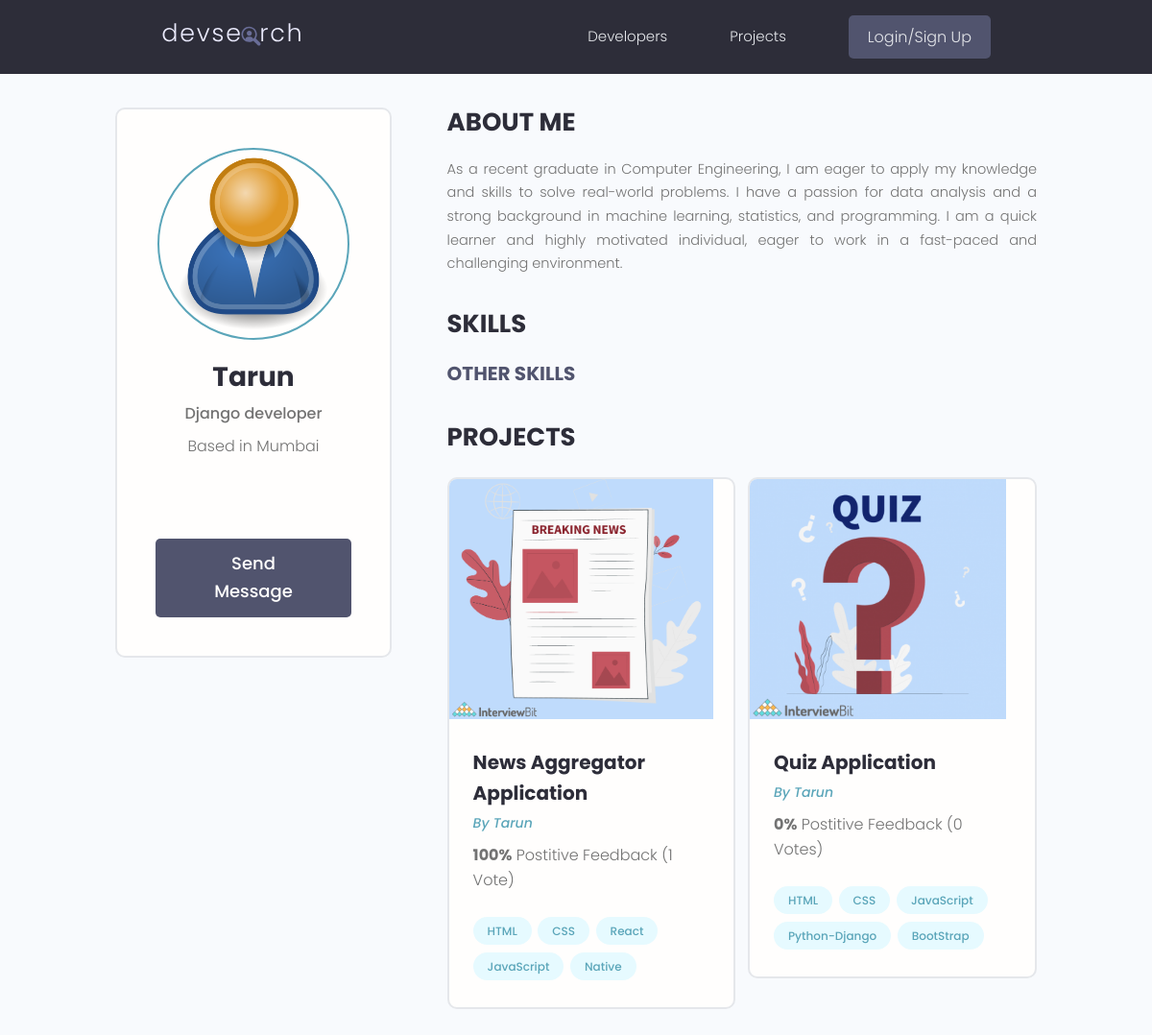
/profile/ad960a92-3f54-4f88-9fb6-5a52ba676c4b/, run on the app's committed database.
### users/models.py (models this page shows, shortened)
class Profile(models.Model):
    user = models.OneToOneField(
        User, on_delete=models.CASCADE, null=True, blank=True)
    name = models.CharField(max_length=200, blank=True, null=True)
    email = models.EmailField(max_length=500, blank=True, null=True)
    username = models.CharField(max_length=200, blank=True, null=True)
    location = models.CharField(max_length=200, blank=True, null=True)
    short_intro = models.CharField(max_length=200, blank=True, null=True)
    bio = models.TextField(blank=True, null=True)
    profile_image = models.ImageField(
        null=True, blank=True, upload_to='profiles/', default="profiles/user-default.png")
    social_github = models.CharField(max_length=200, blank=True, null=True)
    social_twitter = models.CharField(max_length=200, blank=True, null=True)
    social_linkedin = models.CharField(max_length=200, blank=True, null=True)
    social_youtube = models.CharField(max_length=200, blank=True, null=True)
    social_website = models.CharField(max_length=200, blank=True, null=True)
    created = models.DateTimeField(auto_now_add=True)
    id = models.UUIDField(default=uuid.uuid4, unique=True,
                          primary_key=True, editable=False)
    class Meta:
        ordering = ['created']
    @property
    def imageURL(self):
        try:
            url = self.profile_image.url
        except:
            url = ''
        return url

### projects/models.py (models this page shows, shortened)
class Project(models.Model):
    owner = models.ForeignKey(
        Profile, null=True, blank=True, on_delete=models.CASCADE)
    title = models.CharField(max_length=200)
    description = models.TextField(null=True, blank=True)
    featured_image = models.ImageField(
        null=True, blank=True, default="default.jpg")
    demo_link = models.CharField(max_length=2000, null=True, blank=True)
    source_link = models.CharField(max_length=2000, null=True, blank=True)
    tags = models.ManyToManyField('Tag', blank=True)
    vote_total = models.IntegerField(default=0, null=True, blank=True)
    vote_ratio = models.IntegerField(default=0, null=True, blank=True)
    created = models.DateTimeField(auto_now_add=True)
    id = models.UUIDField(default=uuid.uuid4, unique=True,
                          primary_key=True, editable=False)
    class Meta:
        ordering = ['-vote_ratio', '-vote_total', 'title']
    @property
    def imageURL(self):
        try:
            url = self.featured_image.url
        except:
            url = ''
        return url

class Tag(models.Model):
    name = models.CharField(max_length=200)
    created = models.DateTimeField(auto_now_add=True)
    id = models.UUIDField(default=uuid.uuid4, unique=True,
                          primary_key=True, editable=False)
    def __str__(self):
        return self.name

### users/views.py (the view)
# urls.py: path('profile/<str:pk>/', views.userProfile, name="user-profile"),
def userProfile(request, pk):
    profile = Profile.objects.get(id=pk)
    topSkills = profile.skill_set.exclude(description__exact="")
    otherSkills = profile.skill_set.filter(description="")
    context = {'profile': profile, 'topSkills': topSkills,
               "otherSkills": otherSkills}
    return render(request, 'users/user-profile.html', context)

### users/templates/users/user-profile.html (shortened to what this page needs)
{% extends 'main.html' %}
{% block content %}
<main class="profile my-md">
    <div class="container">
        <div class="layout">
            <div class="column column--1of3">
                <div class="card text-center">
                    <div class="card__body dev">
                        <img class="avatar avatar--xl" src="{{ profile.imageURL }}" />
                        <h2 class="dev__name">{{profile.name}}</h2>
                        <p class="dev__title">{{profile.short_intro}}</p>
                        <p class="dev__location">Based in {{profile.location}}</p>
                        <ul class="dev__social">
                        </ul>
                        {% if request.user.profile.id != profile.id %}
                        <a href="{% url 'create-message' profile.id %}" class="btn btn--sub btn--lg">Send Message </a>
                        {% endif %}
                    </div>
                </div>
            </div>
            <div class="column column--2of3">
                <div class="devInfo">
                    <h3 class="devInfo__title">About Me</h3>
                    <p class="devInfo__about">{{profile.bio}}</p>
                </div>
                <div class="devInfo">
                    <h3 class="devInfo__title">Skills</h3>
                    <div class="devInfo__skills">
                        <h3 class="devInfo__subtitle">Other Skills</h3>
                    </div>
                </div>
                <div class="devInfo">
                    <h3 class="devInfo__title">Projects</h3>
                    <div class="grid grid--two">
                        {% for project in profile.project_set.all %}
                        <div class="column">
                            <div class="card project">
                                <a href="{% url 'project' project.id %}" class="project">
                                    <img class="project__thumbnail" src="{{project.imageURL}}"
                                        alt="project thumbnail" />
                                    <div class="card__body">
                                        <h3 class="project__title">{{project.title}}</h3>
                                        <p><a class="project__author"
                                                href="{% url 'user-profile' project.owner.id %}">By
                                                {{project.owner.name}}</a>
                                        </p>
                                        <p class="project--rating">
                                            <span style="font-weight: bold;">{{project.vote_ratio}}%</span> Postitive
                                            Feedback ({{project.vote_total}} Vote{{project.vote_total|pluralize:"s"}})
                                        </p>
                                        <div class="project__tags">
                                            {% for tag in project.tags.all %}
                                            <span class="tag tag--pill tag--main">
                                                <small>{{tag}}</small>
                                            </span>
                                            {% endfor %}
                                        </div>
                                    </div>
                                </a>
                            </div>
                        </div>
                        {% endfor %}
                    </div>
                </div>
            </div>
        </div>
    </div>
</main>
{% endblock content %}

### static/styles/app.css (style rules this page uses)
:root { --color-sub: #2d2d39; }
.btn--sub { background-color: var(--color-sub-light); }
.card { border: 2px solid var(--color-light); }
img { width: 100%; }
.profile .card > .dev { padding: 4rem; }
.dev__name { color: var(--color-sub); font-size: 2.8rem; font-weight: 700; margin-top: 1rem; margin-bottom: 0.5rem; }
.dev__title { font-size: 1.6rem; font-weight: 500; line-height: 1.3; }
.dev__location { margin-top: 1rem; }
.dev__social { margin: 3rem 0; list-style: none; display: flex; justify-content: center; gap: 1.5rem; }
.devInfo { margin-bottom: 3rem; }
.devInfo__title, .devInfo__subtitle { font-size: 2.6rem; color: var(--color-sub); text-transform: uppercase; font-weight: 700; margin-bottom: 1.5rem; }
.devInfo__subtitle { font-size: 2rem; color: var(--color-sub-light); }
.devInfo__about, .devSkill__info { font-size: 1.45rem; line-height: 1.7; text-align: justify; }
.project__author { font-size: 1.4rem; font-style: italic; }
.project--rating { margin-bottom: 1.6em; margin-top: .5em; }
.project__thumbnail { height: 25rem; object-fit: cover; object-position: top center; }
.project__title { font-size: 2rem; font-weight: 700; color: var(--color-sub); }

### static/uikit/styles/modules/_variables.css (style rules this page uses)
:root { --color-main: #5aa5b9; --color-main-light: #e6faff; --color-sub: #3f4156; --color-sub-light: #51546e; --color-sub-lighter: #ededfd; --color-text: #737373; --color-gray: #8b8b8b; --color-light: #e5e7eb; --color-light-gray: #767676; --color-bg: #f8fafd; --color-white: #fffefd; --color-white-light: #f3f3f3; --color-success: #359e64; --color-success-bg: #def8e8; --color-error: #fc4b0b; --color-error-bg: #fff2ee; --font-base: 'Poppins', arial, helvetica, 'Segoe UI', roboto, ubuntu, sans-serif; --font-monospace: 'Fira Code', 'Courier New', courier, monospace; --font-regular: 300; --font-medium: 500; --font-bold: 700; --generic-shadow: 1px 1px 5px #00000010; --generic-transition: all 0.3s ease-in-out; }

### static/uikit/styles/modules/_base.css (style rules this page uses)
* { margin: 0; padding: 0; box-sizing: border-box; text-rendering: optimizeLegibility; color: inherit; font-size: inherit; }
html { font-size: 50%; }
@media only screen and (min-width: 480px) { html { font-size: 56.25%; } }
@media only screen and (min-width: 1200px) { html { font-size: 62.5%; } }
body { line-height: 1.6; font-weight: 400; font-size: 1.5rem; color: var(--color-text); background-color: var(--color-bg); min-height: 100vh; }

### static/uikit/styles/modules/_typography.css (style rules this page uses)
* { font-family: var(--font-base); }
h2 { font-size: 3.6rem; font-weight: var(--font-bold); }
h3 { font-size: 3.2rem; font-weight: var(--font-medium); }
p, span, strong { font-size: 1.6rem; color: var(--color-text); font-weight: var(--font-regular); }
a { padding-bottom: 2px; text-decoration: none; display: inline-block; color: var(--color-main); font-weight: var(--font-medium); }

### static/uikit/styles/modules/_utilities.css (style rules this page uses)
.container { width: 92%; max-width: 165rem; margin: 0 auto; box-sizing: border-box; }
@media screen and (min-width: 1000px) { .container { width: 90%; } }
@media screen and (min-width: 1200px) { .container { width: 80%; } }
.text-center { text-align: center; }
.my-md { margin: 3rem auto; }

### static/uikit/styles/modules/_avatar.css (style rules this page uses)
.avatar { border-radius: 50%; border: 2px solid var(--color-main); object-fit: cover; }
.avatar--xl { height: 20rem; width: 20rem; }

### static/uikit/styles/modules/_button.css (style rules this page uses)
.btn { display: inline-block; position: relative; cursor: pointer; background-color: var(--color-light); font-weight: var(--font-medium); color: var(--color-sub); text-decoration: none; padding: 1rem 2rem; border-radius: 0.5rem; border: none; width: -webkit-fit-content; width: -moz-fit-content; width: fit-content; height: -webkit-fit-content; height: -moz-fit-content; height: fit-content; font-size: 1.6rem; outline-width: 0; outline-color: transparent; -webkit-backface-visibility: hidden; backface-visibility: hidden; transition: all 0.3s ease-in-out; }
.btn--sub { background-color: var(--color-sub); color: var(--color-white); }
.btn--lg { font-size: 1.8rem; padding: 1.2rem 4.5rem; }

### static/uikit/styles/modules/_card.css (style rules this page uses)
.card { border-radius: 1rem; background-color: var(--color-white); border: 1.5px solid var(--color-light); width: auto; height: auto; margin-top: 0.5rem; margin-bottom: 0.5rem; overflow: hidden; }
.card__body, .card__header { padding: 2rem 2.5rem; }

### static/uikit/styles/modules/_layout.css (style rules this page uses)
.layout { display: flex; flex-flow: row wrap; justify-content: space-between; }
.layout > .column { margin-bottom: 3rem; }
.layout > .column.column--1of3 { flex-basis: 30%; }
.layout > .column.column--2of3 { flex-basis: 64%; }

### data on the page
Profile: imageURL (placeholder picture), name "Tarun", short_intro "Django developer", location "Mumbai", bio "As a recent graduate in Computer Engineering, I am eager to apply my knowledge and skills to solve real-world problems. I have a passion for data analysis and a strong background in machine learning, statistics, and programming. I am a quick learner and highly motivated individual, eager to work in a fast-paced and challenging environment."
Project: imageURL (picture), title "News Aggregator Application", owner.name "Tarun", vote_ratio "100", vote_total "1"
Tag: name "HTML"
Tag: name "CSS"
Tag: name "React"
Tag: name "JavaScript"
Tag: name "Native"
Project: imageURL (picture), title "Quiz Application", owner.name "Tarun", vote_ratio "0", vote_total "0"
Tag: name "Python-Django"
Tag: name "BootStrap"
